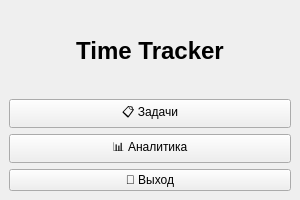
<?xml version="1.0" encoding="UTF-8"?>
<ui version="4.0">
 <class>MenuWindow</class>
 <widget class="QMainWindow" name="MenuWindow">
  <property name="geometry">
   <rect>
    <x>0</x>
    <y>0</y>
    <width>300</width>
    <height>200</height>
   </rect>
  </property>
  <property name="windowTitle">
   <string>Главное меню</string>
  </property>
  <widget class="QWidget" name="centralwidget">
   <layout class="QVBoxLayout" name="verticalLayout">
    <item>
     <widget class="QLabel" name="label">
      <property name="text">
       <string>&lt;h1&gt;Time Tracker&lt;/h1&gt;</string>
      </property>
      <property name="alignment">
       <set>Qt::AlignCenter</set>
      </property>
     </widget>
    </item>
    <item>
     <widget class="QPushButton" name="tasksButton">
      <property name="text">
       <string>📋 Задачи</string>
      </property>
     </widget>
    </item>
    <item>
     <widget class="QPushButton" name="analyticsButton">
      <property name="text">
       <string>📊 Аналитика</string>
      </property>
     </widget>
    </item>
    <item>
     <widget class="QPushButton" name="exitButton">
      <property name="text">
       <string>🚪 Выход</string>
      </property>
     </widget>
    </item>
   </layout>
  </widget>
 </widget>
 <resources/>
 <connections/>
</ui>
